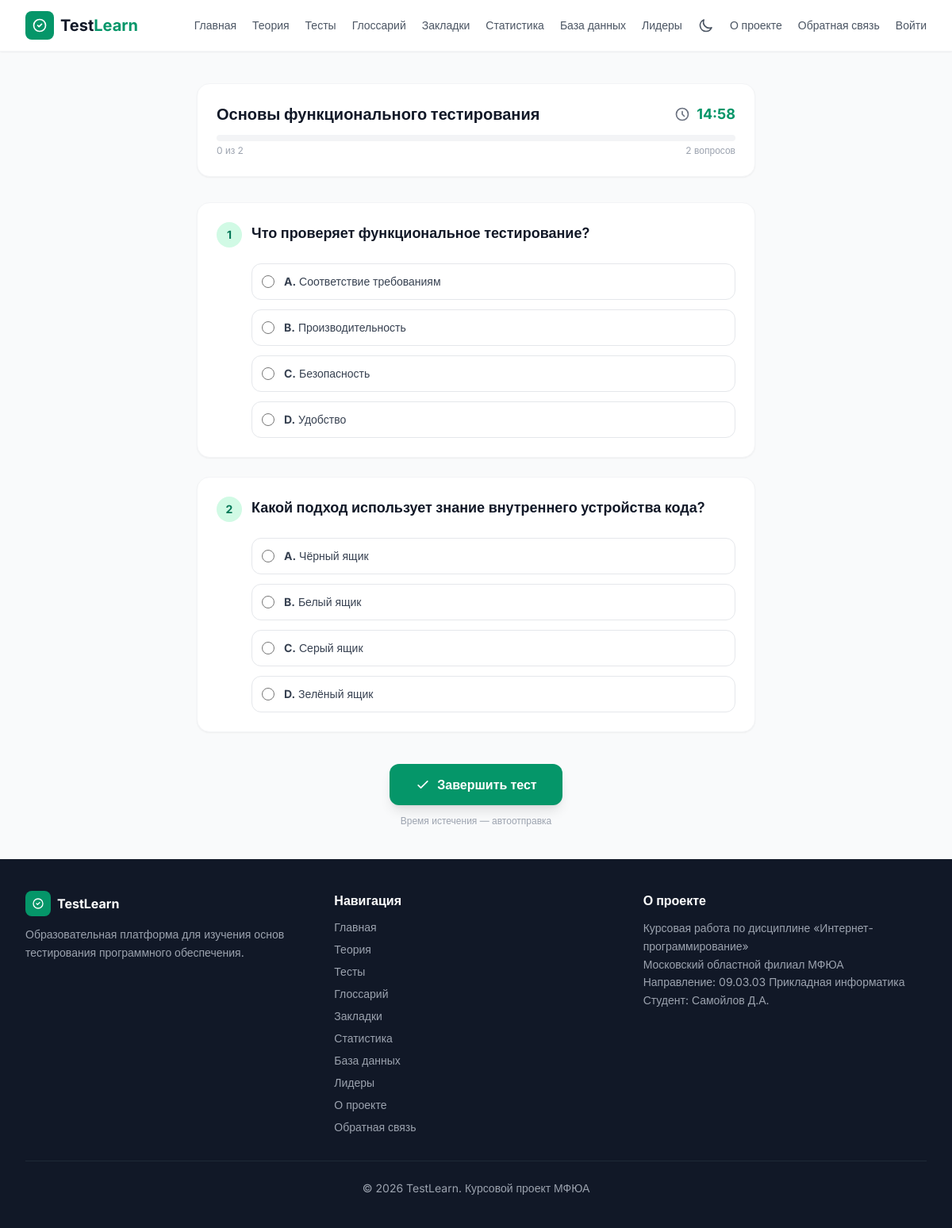
The page /quiz on the database its author committed.
### app/db/models.py (models this page shows)
class Quiz(Base):
    __tablename__ = "quizzes"
    id = Column(Integer, primary_key=True, index=True)
    category_id = Column(Integer, ForeignKey("categories.id"), nullable=True)
    title = Column(String, nullable=False)
    description = Column(String, default="")
    category = relationship("Category", back_populates="quizzes")
    questions = relationship("Question", back_populates="quiz", cascade="all, delete-orphan")
    results = relationship("QuizResult", back_populates="quiz", cascade="all, delete-orphan")

class Question(Base):
    __tablename__ = "questions"
    id = Column(Integer, primary_key=True, index=True)
    quiz_id = Column(Integer, ForeignKey("quizzes.id"), nullable=False)
    question_text = Column(Text, nullable=False)
    option_a = Column(String, nullable=False)
    option_b = Column(String, nullable=False)
    option_c = Column(String, nullable=False)
    option_d = Column(String, nullable=False)
    correct_option = Column(String, nullable=False)
    explanation = Column(String, default="")
    order_num = Column(Integer, default=0)
    quiz = relationship("Quiz", back_populates="questions")

### main.py (the view)
@app.get("/quiz", include_in_schema=False)
async def quiz_page(request: Request):
    from sqlalchemy.orm import Session
    from app.db.database import get_db
    from app.db.models import Quiz, Question
    db: Session = next(get_db())
    try:
        quiz = db.query(Quiz).first()
        if not quiz:
            quiz = Quiz(id=0, title="Доступные тесты", description="Пока нет доступных тестов")
            questions = []
        else:
            questions = db.query(Question).filter(Question.quiz_id == quiz.id).order_by(Question.order_num).all()
            questions = [{
                "id": q.id,
                "question_text": q.question_text,
                "option_a": q.option_a,
                "option_b": q.option_b,
                "option_c": q.option_c,
                "option_d": q.option_d
            } for q in questions]
        time_limit = 900
        return templates.TemplateResponse("quiz.html", {
            "request": request,
            "quiz": quiz,
            "questions": questions,
            "time_limit": time_limit
        })
    finally:
        db.close()

### templates/quiz.html (shortened to what this page needs)
{% extends "base.html" %}
{% block content %}
<main class="flex-1 py-10">
    <div class="max-w-3xl mx-auto px-4 sm:px-6 lg:px-8">
        <div class="bg-white rounded-2xl shadow-sm border border-gray-100 p-6 mb-8">
            <div class="flex items-center justify-between mb-3">
                <h1 class="text-xl font-bold text-gray-900">{{ quiz.title }}</h1>
                <div class="flex items-center gap-2">
                    <svg class="w-5 h-5 text-gray-500" fill="none" stroke="currentColor" viewBox="0 0 24 24"><path stroke-linecap="round" stroke-linejoin="round" stroke-width="2" d="M12 8v4l3 3m6-3a9 9 0 11-18 0 9 9 0 0118 0z"/></svg>
                    <span id="timer-display" class="text-lg font-bold" style="color: #059669;">{{ (time_limit // 60) }}:{{ '%02d' | format(time_limit % 60) }}</span>
                </div>
            </div>
            <div class="flex items-center gap-4">
                <div class="flex-1">
                    <div class="w-full bg-gray-100 rounded-full h-2">
                    </div>
                    <div class="flex justify-between mt-1">
                        <span class="text-xs text-gray-400" id="progress-text">0 из {{ questions|length }}</span>
                        <span class="text-xs text-gray-400">{{ questions|length }} вопросов</span>
                    </div>
                </div>
            </div>
        </div>
        <form method="POST" action="/quiz/{{ quiz.id }}/submit" id="quiz-form">
            {% for q in questions %}
            <div class="bg-white rounded-2xl shadow-sm border border-gray-100 p-6 mb-6" id="question-{{ loop.index }}">
                <div class="flex items-start gap-3 mb-5">
                    <span class="w-8 h-8 rounded-full text-sm font-bold flex items-center justify-center flex-shrink-0" style="background-color: #d1fae5; color: #047857;">{{ loop.index }}</span>
                    <h2 class="text-lg font-semibold text-gray-900">{{ q.question_text }}</h2>
                </div>
                <div class="space-y-3 pl-11">
                    <label class="option-label flex items-center gap-3 p-3 rounded-xl border border-gray-200 hover:border-emerald-300 transition">
                        <input type="radio" name="q_{{ q.id }}" value="A" class="w-4 h-4" style="accent-color: #059669;" onchange="updateProgress()">
                        <span class="option-box flex-1 text-sm text-gray-700"><strong>A.</strong> {{ q.option_a }}</span>
                    </label>
                    <label class="option-label flex items-center gap-3 p-3 rounded-xl border border-gray-200 hover:border-emerald-300 transition">
                        <input type="radio" name="q_{{ q.id }}" value="B" class="w-4 h-4" style="accent-color: #059669;" onchange="updateProgress()">
                        <span class="option-box flex-1 text-sm text-gray-700"><strong>B.</strong> {{ q.option_b }}</span>
                    </label>
                    <label class="option-label flex items-center gap-3 p-3 rounded-xl border border-gray-200 hover:border-emerald-300 transition">
                        <input type="radio" name="q_{{ q.id }}" value="C" class="w-4 h-4" style="accent-color: #059669;" onchange="updateProgress()">
                        <span class="option-box flex-1 text-sm text-gray-700"><strong>C.</strong> {{ q.option_c }}</span>
                    </label>
                    <label class="option-label flex items-center gap-3 p-3 rounded-xl border border-gray-200 hover:border-emerald-300 transition">
                        <input type="radio" name="q_{{ q.id }}" value="D" class="w-4 h-4" style="accent-color: #059669;" onchange="updateProgress()">
                        <span class="option-box flex-1 text-sm text-gray-700"><strong>D.</strong> {{ q.option_d }}</span>
                    </label>
                </div>
            </div>
            {% endfor %}
            <div class="text-center pt-4">
                <button type="submit" class="inline-flex items-center gap-2 px-8 py-3.5 font-semibold rounded-xl transition shadow-lg" style="background-color: #059669; color: #ffffff;">
                    <svg class="w-5 h-5" fill="none" stroke="currentColor" viewBox="0 0 24 24"><path stroke-linecap="round" stroke-linejoin="round" stroke-width="2" d="M5 13l4 4L19 7"/></svg>
                    Завершить тест
                </button>
                <p class="text-xs text-gray-400 mt-3">Время истечения — автоотправка</p>
            </div>
        </form>
    </div>
</main>
{% endblock %}

### templates/base.html (style rules this page uses)
body { font-family: 'Inter', sans-serif; }
.option-label { cursor: pointer; }
* { transition: background-color 0.3s ease, color 0.2s ease, border-color 0.3s ease; }

### rows shown on the page
Quiz: title "Основы функционального тестирования"
Question: question_text "Что проверяет функциональное тестирование?", option_a "Соответствие требованиям", option_b "Производительность", option_c "Безопасность", option_d "Удобство"
Question: question_text "Какой подход использует знание внутреннего устройства кода?", option_a "Чёрный ящик", option_b "Белый ящик", option_c "Серый ящик", option_d "Зелёный ящик"

### other values the page prints
{{ questions|length }} "2"
